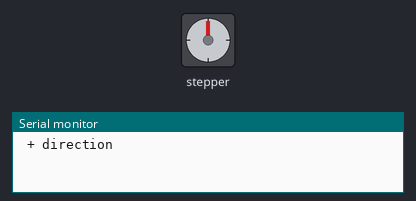
A sketch run on a simulated Arduino Uno, built with avr-gcc and run on an emulated ATmega328P. Shown: stepper motor, the last lines printed to the serial monitor. Stepper angles assume 2048 steps per turn.

Above: at 0.05 s.
At 2.5 s:
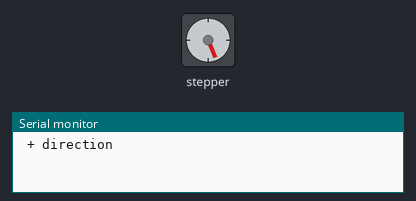
At 5.0 s:
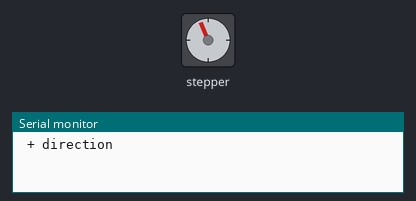
At 10.35 s:
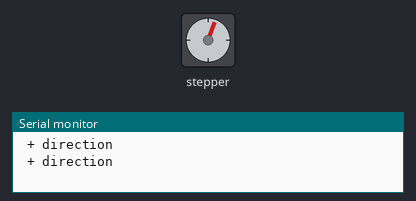
Timing chart, 0 to 14.4 s (numbered marks = the images above):
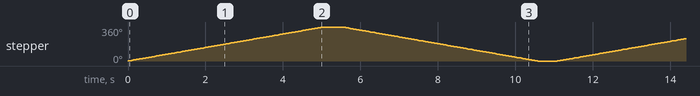

The sketch:

Stepper.ino
```cpp
#include <Stepper.h>
const int stepRevo = 2048; //360도 회전 1024 180도
Stepper steps(stepRevo, 8, 10, 9, 11);  //in 1, in 3, in2, in4

void setup() {
  steps.setSpeed(12);
  Serial.begin(9600);
}

void loop() {

  Serial.println(" + direction " ); //시계 방향 CW
  steps.step(stepRevo);
  delay(500);

  Serial.println(" + direction " );  //반시계  CCW
  steps.step(-stepRevo);
  delay(500);
}
```

Measured:
- by itself, stepper: turns 360° clockwise in 5.0 s, then 360° counter-clockwise in 5.0 s, repeating every 11.1 s
